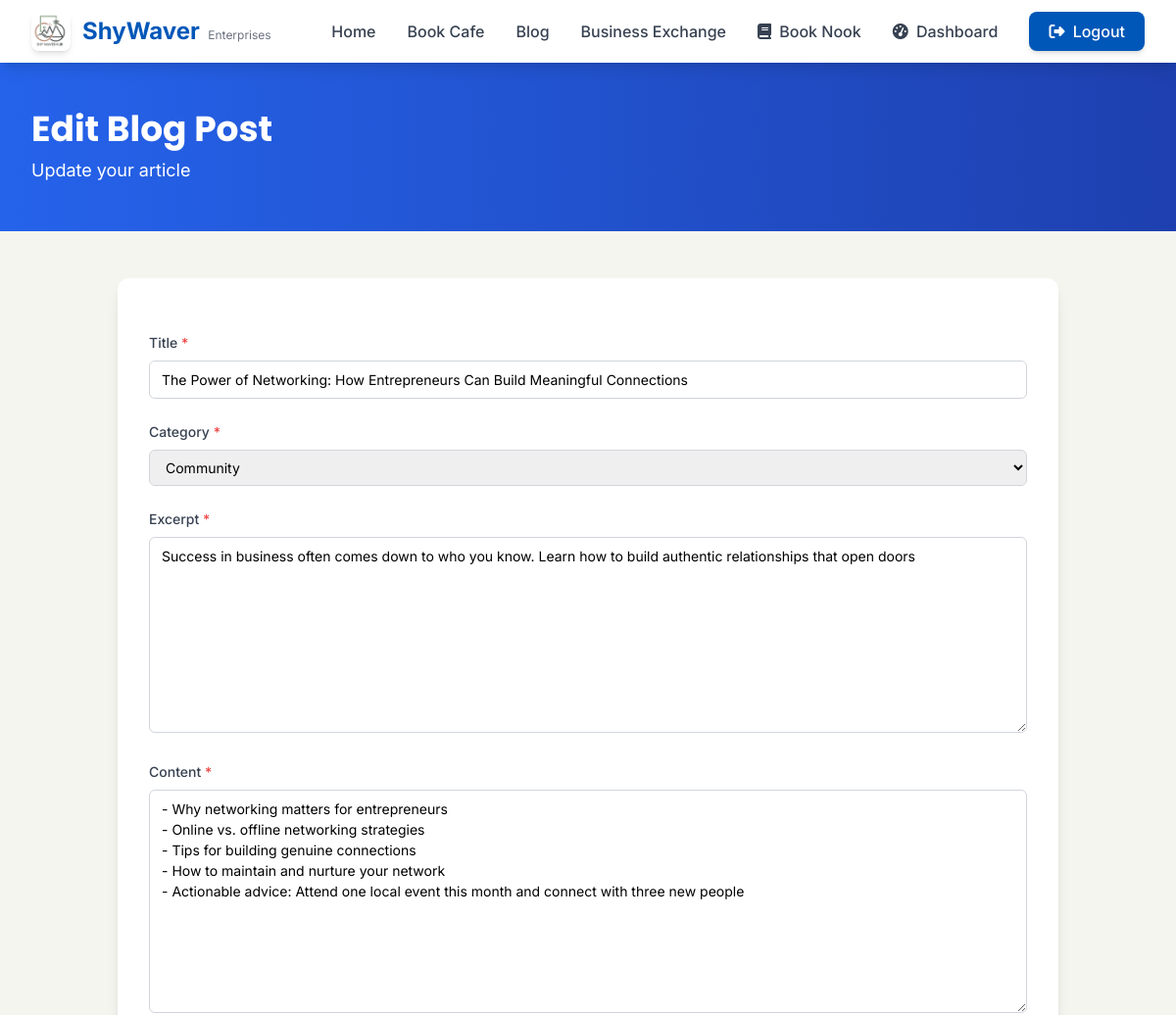
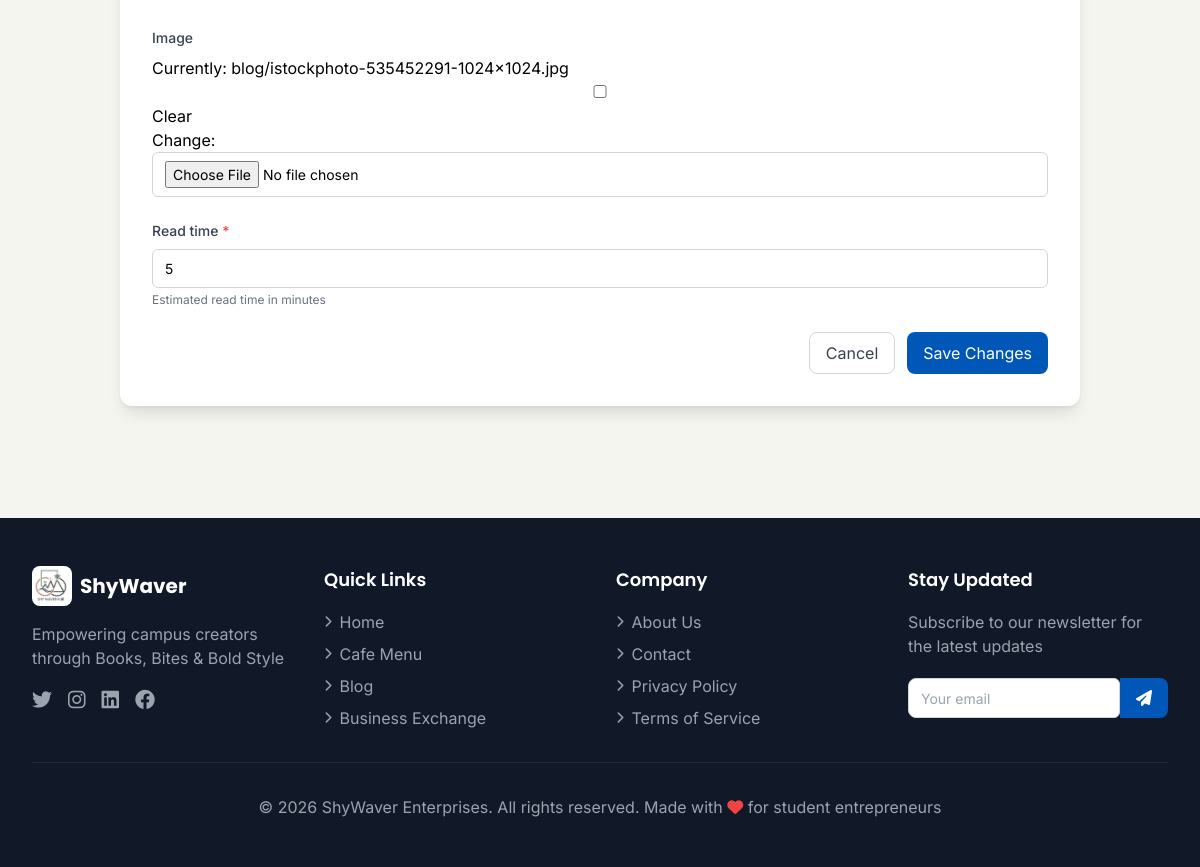
The page /blog/the-power-of-networking-how-entrepreneurs-can-build-meaningful-connections/edit/ (signed in) on the database its author committed (2 pictures, top to bottom).
### core/models.py (models this page shows, shortened)
class BlogPost(models.Model):
    CATEGORY_CHOICES = [
        ('entrepreneurship', 'Entrepreneurship'),
        ('marketing', 'Marketing'),
        ('community', 'Community'),
        ('business', 'Business'),
    ]
    author = models.ForeignKey(User, on_delete=models.CASCADE, related_name='blog_posts')
    title = models.CharField(max_length=200)
    slug = models.SlugField(unique=True)
    excerpt = models.TextField(max_length=500)
    content = models.TextField()
    image = models.ImageField(upload_to='blog/', blank=True, null=True)
    category = models.CharField(max_length=20, choices=CATEGORY_CHOICES, default='entrepreneurship')
    read_time = models.IntegerField(help_text="Estimated read time in minutes")
    views = models.IntegerField(default=0)
    is_published = models.BooleanField(default=True)
    created_at = models.DateTimeField(auto_now_add=True)
    updated_at = models.DateTimeField(auto_now=True)

### core/views.py (the view)
# urls.py: path('blog/<slug:slug>/edit/', views.edit_blog_post, name='edit_blog_post'),
@login_required
def edit_blog_post(request, slug):
    post = get_object_or_404(BlogPost, slug=slug, author=request.user)
    if request.method == 'POST':
        form = BlogPostForm(request.POST, request.FILES, instance=post)
        if form.is_valid():
            form.save()
            messages.success(request, 'Blog post updated successfully!')
            return redirect('blog_detail', slug=post.slug)
    else:
        form = BlogPostForm(instance=post)
    return render(request, 'edit_blog_post.html', {'form': form, 'post': post})

### core/forms.py
class BlogPostForm(forms.ModelForm):
    class Meta:
        model = BlogPost
        fields = ['title', 'category', 'excerpt', 'content', 'image', 'read_time']
        widgets = {
            'excerpt': forms.Textarea(attrs={'rows': 3}),
            'content': forms.Textarea(attrs={'rows': 10}),
        }

### core/context_processors.py (called while the page is built)
def site_context(request):
    return {
        'menu_categories': MenuItem.CATEGORY_CHOICES if hasattr(MenuItem, 'CATEGORY_CHOICES') else [],
        'business_categories': BusinessCategory.objects.all() if hasattr(BusinessCategory, 'objects') else [],
    }

### templates/edit_blog_post.html (shortened to what this page needs)
{% extends 'base.html' %}
{% block content %}
<div class="bg-gradient-to-r from-blue-600 to-blue-800 text-white py-12">
    <div class="max-w-7xl mx-auto px-4 sm:px-6 lg:px-8">
        <h1 class="text-3xl md:text-4xl font-bold">Edit Blog Post</h1>
        <p class="text-lg mt-2">Update your article</p>
    </div>
</div>
<div class="max-w-5xl mx-auto px-4 sm:px-6 lg:px-8 py-12">
    <div class="bg-white rounded-xl shadow-lg overflow-hidden">
        <div class="p-6 md:p-8">
            <form method="POST" enctype="multipart/form-data" class="space-y-6">
                {% for field in form %}
                <div>
                    <label for="{{ field.id_for_label }}" class="block text-sm font-medium text-gray-700 mb-2">
                        {{ field.label }}
                        {% if field.field.required %}
                        <span class="text-red-500">*</span>
                        {% endif %}
                    </label>
                    {{ field }}
                    {% if field.help_text %}
                    <p class="text-gray-500 text-xs mt-1">{{ field.help_text }}</p>
                    {% endif %}
                </div>
                {% endfor %}
                <div class="flex justify-end space-x-3">
                    <a href="{% url 'blog_detail' post.slug %}" class="px-4 py-2 border border-gray-300 rounded-lg text-gray-700 hover:bg-gray-50 transition">Cancel</a>
                    <button type="submit" class="px-4 py-2 bg-primary text-white rounded-lg hover:bg-primary-dark transition">Save Changes</button>
                </div>
            </form>
        </div>
    </div>
</div>
{% endblock %}

### templates/base.html (style rules this page uses)
* { font-family: 'Inter', sans-serif; }
h1, h2, h3, h4, h5, h6 { font-family: 'Poppins', sans-serif; }
.bg-primary { background-color: #0057B8; }
.bg-cream { background-color: #F5F5F0; }
html { scroll-behavior: smooth; }

### templates/edit_blog_post.html (style rules this page uses)
input, textarea, select { width: 100%; padding: 0.5rem 0.75rem; border: 1px solid #d1d5db; border-radius: 0.375rem; font-size: 0.875rem; }
textarea { min-height: 200px; }

### rows shown on the page
BlogPost: form "The Power of Networking: How Entrepreneurs Can Build Meaningful Connections" "Community" "Success in business often comes down to who you know. Learn how to build authentic relationships that open doors" "- Why networking matters for entrepreneurs - Online vs. offline networking strategies - Tips for building genuine connections - How to maintain and nurture your network - Actionable advice: Attend one local event this month and connect with three new people" "5"

### other values the page prints
{{ field.label }} "Title" "Category" "Excerpt" "Content" "Image" "Read time"
{{ field.help_text }} "Estimated read time in minutes"
